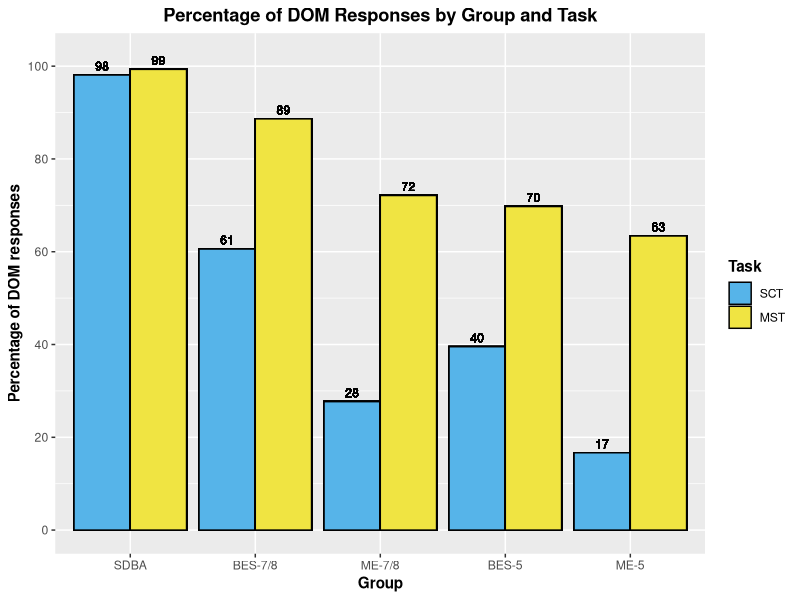

Generate this figure with R:
library(tidyverse)


## Production
SDB_EPT <- read_csv("./CSV Files/SDB/SDB DOM EPT.csv") %>% 
  filter(Item %in% c("EPT-02", "EPT-08", "EPT-12", "EPT-14", "EPT-20", "EPT-24", "EPT-26", "EPT-32", "EPT-38", "EPT-42")) %>% 
  mutate(Group = "SDBA",
         Task = "SCT")

DLI78_EPT <- read_csv("./CSV Files/DLI-78/DLI-78 DOM EPT.csv") %>% 
  mutate(Group = "BES-7/8",
         Task = "SCT",
         School = "Immersion",
         Age = "7th/8th")

MLS78_EPT <- read_csv("./CSV Files/MLS-78/MLS-78 DOM EPT.csv") %>%
  filter(!School == "GBCS") %>% 
  mutate(Group = "ME-7/8",
         Task = "SCT",
         School = "Monolingual",
         Age = "7th/8th")

DLI5_EPT <- read_csv("./CSV Files/DLI-5/DLI-5 DOM EPT.csv") %>% 
  filter(Item %in% c("EPT-02", "EPT-08", "EPT-12", "EPT-14", "EPT-20", "EPT-24", "EPT-26", "EPT-32", "EPT-38", "EPT-42")) %>% 
  mutate(Group = "BES-5",
         Task = "SCT",
         School = "Immersion",
         Age = "5th")

MLS5_EPT <- read_csv("./CSV Files/MLS-5/MLS-5 DOM EPT.csv") %>%
  filter(!School == "GBCS") %>% 
  mutate(Group = "ME-5",
         Task = "SCT",
         School = "Monolingual",
         Age = "5th")


# Selection
SDB_FCT <- read_csv("./CSV Files/SDB/SDB DOM FCT.csv") %>% 
  mutate(Group = "SDBA",
         Task = "MST")

DLI78_FCT <- read_csv("./CSV Files/DLI-78/DLI-78 DOM FCT.csv") %>% 
  mutate(Group = "BES-7/8",
         Task = "MST",
         School = "Immersion",
         Age = "7th/8th")

MLS78_FCT <- read_csv("./CSV Files/MLS-78/MLS-78 DOM FCT.csv") %>%
  filter(!School == "GBCS") %>% 
  mutate(Group = "ME-7/8",
         Task = "MST",
         School = "Monolingual",
         Age = "7th/8th")

DLI5_FCT <- read_csv("./CSV Files/DLI-5/DLI-5 DOM FCT.csv") %>% 
  mutate(Group = "BES-5",
         Task = "MST",
         School = "Immersion",
         Age = "5th")

MLS5_FCT <- read_csv("./CSV Files/MLS-5/MLS-5 DOM FCT.csv") %>%
  filter(!School == "GBCS") %>% 
  mutate(Group = "ME-5",
         Task = "MST",
         School = "Monolingual",
         Age = "5th")


# Generate aggregate levels
## Create individual values
SDB_EPT_Structure <- aggregate(SDB_EPT$DOM_Use, list(SDB_EPT$Structure), FUN = mean, na.rm = TRUE)
SDB_EPT_Structure <- SDB_EPT_Structure %>% rename(Structure_Avg = x)
SDB_EPT_Structure <- left_join(SDB_EPT, SDB_EPT_Structure, by = c("Structure" = "Group.1")) %>%  
  mutate(Structure_Percentage = Structure_Avg * 100)

SDB_FCT_Structure <- aggregate(SDB_FCT$DOM_Use, list(SDB_FCT$Structure), FUN = mean, na.rm = TRUE)
SDB_FCT_Structure <- SDB_FCT_Structure %>% rename(Structure_Avg = x)
SDB_FCT_Structure <- left_join(SDB_FCT, SDB_FCT_Structure, by = c("Structure" = "Group.1")) %>%  
  mutate(Structure_Percentage = Structure_Avg * 100)

DLI78_EPT_Structure <- aggregate(DLI78_EPT$DOM_Use, list(DLI78_EPT$Structure), FUN = mean, na.rm = TRUE)
DLI78_EPT_Structure <- DLI78_EPT_Structure %>% rename(Structure_Avg = x)
DLI78_EPT_Structure <- left_join(DLI78_EPT, DLI78_EPT_Structure, by = c("Structure" = "Group.1")) %>%  
  mutate(Structure_Percentage = Structure_Avg * 100)

DLI78_FCT_Structure <- aggregate(DLI78_FCT$DOM_Use, list(DLI78_FCT$Structure), FUN = mean, na.rm = TRUE)
DLI78_FCT_Structure <- DLI78_FCT_Structure %>% rename(Structure_Avg = x)
DLI78_FCT_Structure <- left_join(DLI78_FCT, DLI78_FCT_Structure, by = c("Structure" = "Group.1")) %>%  
  mutate(Structure_Percentage = Structure_Avg * 100)

MLS78_EPT_Structure <- aggregate(MLS78_EPT$DOM_Use, list(MLS78_EPT$Structure), FUN = mean, na.rm = TRUE)
MLS78_EPT_Structure <- MLS78_EPT_Structure %>% rename(Structure_Avg = x)
MLS78_EPT_Structure <- left_join(MLS78_EPT, MLS78_EPT_Structure, by = c("Structure" = "Group.1")) %>%  
  mutate(Structure_Percentage = Structure_Avg * 100)

MLS78_FCT_Structure <- aggregate(MLS78_FCT$DOM_Use, list(MLS78_FCT$Structure), FUN = mean, na.rm = TRUE)
MLS78_FCT_Structure <- MLS78_FCT_Structure %>% rename(Structure_Avg = x)
MLS78_FCT_Structure <- left_join(MLS78_FCT, MLS78_FCT_Structure, by = c("Structure" = "Group.1")) %>%  
  mutate(Structure_Percentage = Structure_Avg * 100)

DLI5_EPT_Structure <- aggregate(DLI5_EPT$DOM_Use, list(DLI5_EPT$Structure), FUN = mean, na.rm = TRUE)
DLI5_EPT_Structure <- DLI5_EPT_Structure %>% rename(Structure_Avg = x)
DLI5_EPT_Structure <- left_join(DLI5_EPT, DLI5_EPT_Structure, by = c("Structure" = "Group.1")) %>%  
  mutate(Structure_Percentage = Structure_Avg * 100)

DLI5_FCT_Structure <- aggregate(DLI5_FCT$DOM_Use, list(DLI5_FCT$Structure), FUN = mean, na.rm = TRUE)
DLI5_FCT_Structure <- DLI5_FCT_Structure %>% rename(Structure_Avg = x)
DLI5_FCT_Structure <- left_join(DLI5_FCT, DLI5_FCT_Structure, by = c("Structure" = "Group.1")) %>%  
  mutate(Structure_Percentage = Structure_Avg * 100)

MLS5_EPT_Structure <- aggregate(MLS5_EPT$DOM_Use, list(MLS5_EPT$Structure), FUN = mean, na.rm = TRUE)
MLS5_EPT_Structure <- MLS5_EPT_Structure %>% rename(Structure_Avg = x)
MLS5_EPT_Structure <- left_join(MLS5_EPT, MLS5_EPT_Structure, by = c("Structure" = "Group.1")) %>%  
  mutate(Structure_Percentage = Structure_Avg * 100)

MLS5_FCT_Structure <- aggregate(MLS5_FCT$DOM_Use, list(MLS5_FCT$Structure), FUN = mean, na.rm = TRUE)
MLS5_FCT_Structure <- MLS5_FCT_Structure %>% rename(Structure_Avg = x)
MLS5_FCT_Structure <- left_join(MLS5_FCT, MLS5_FCT_Structure, by = c("Structure" = "Group.1")) %>%  
  mutate(Structure_Percentage = Structure_Avg * 100)


## Rejoin datasets
EPT <- rbind(SDB_EPT_Structure, DLI78_EPT_Structure, MLS78_EPT_Structure, DLI5_EPT_Structure, MLS5_EPT_Structure)
FCT <- rbind(SDB_FCT_Structure, DLI78_FCT_Structure, MLS78_FCT_Structure, DLI5_FCT_Structure, MLS5_FCT_Structure)

Aggregate <- rbind(EPT, FCT)
Aggregate$Group <- factor(Aggregate$Group, levels = c("SDBA", "BES-7/8", "ME-7/8", "BES-5", "ME-5"))
Aggregate$Task <- factor(Aggregate$Task, levels = c("SCT", "MST"))


# Generate bar graph
Aggregate %>% 
  ggplot(aes(x = Group, y = Structure_Percentage, fill = Task)) + 
  geom_bar(position = "dodge", color = "black", stat = "identity") +
  scale_y_continuous(breaks = seq (0, 100, 20),
                     limits = c(0, 102)) +
  geom_text(aes(label = round(Structure_Percentage)),
            position = position_dodge(width = .9),
            vjust = -0.5,
            size = 3) +
  scale_fill_manual(values = c("#56B4E9", "#F0E442")) +
  labs(x = "Group", y = "Percentage of DOM responses", fill = "Task", title = "Percentage of DOM Responses by Group and Task") +
  theme(axis.title = element_text(face = "bold"),
        plot.title = element_text(hjust = 0.5, face = "bold"),
        legend.title = element_text(face = "bold"),
        strip.text.x = element_text(face = "bold"))
